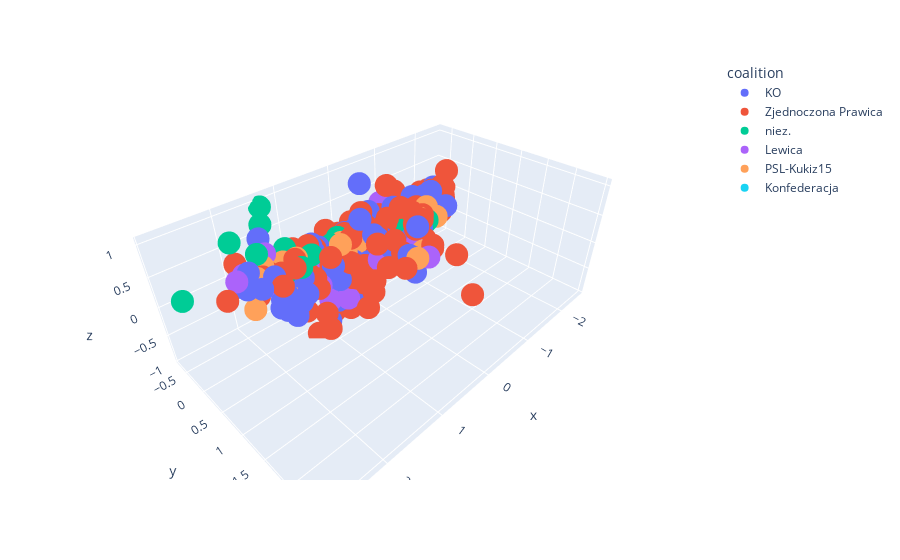

Notebook source saved alongside this figure:
### Code cell
df = pd.DataFrame(pca3d, columns=['x', 'y', 'z'])
df['username'] = users_with_embeddings['username']
df['coalition'] = users_with_embeddings['coalition']
fig = px.scatter_3d(df, x='x', y='y', z='z', hover_name="username", color='coalition')
fig.show()

### Figure 1 — Plotly figure (JSON) as saved in the notebook; plotly's stock layout.template omitted (floating-point values rounded to 4 significant figures; data arrays with more than 128 entries replaced by an {"elided": "..."} marker saying what was removed)
{"data": [{"hovertemplate": "<b>%{hovertext}</b><br><br>coalition=KO<br>x=%{x}<br>y=%{y}<br>z=%{z}<extra></extra>", "hovertext": {"elided": "177 str values"}, "legendgroup": "KO", "marker": {"color": "#636efa", "symbol": "circle"}, "mode": "markers", "name": "KO", "scene": "scene", "showlegend": true, "type": "scatter3d", "x": {"elided": "177 float values"}, "y": {"elided": "177 float values"}, "z": {"elided": "177 float values"}}, {"hovertemplate": "<b>%{hovertext}</b><br><br>coalition=Zjednoczona Prawica<br>x=%{x}<br>y=%{y}<br>z=%{z}<extra></extra>", "hovertext": {"elided": "236 str values"}, "legendgroup": "Zjednoczona Prawica", "marker": {"color": "#EF553B", "symbol": "circle"}, "mode": "markers", "name": "Zjednoczona Prawica", "scene": "scene", "showlegend": true, "type": "scatter3d", "x": {"elided": "236 float values"}, "y": {"elided": "236 float values"}, "z": {"elided": "236 float values"}}, {"hovertemplate": "<b>%{hovertext}</b><br><br>coalition=niez.<br>x=%{x}<br>y=%{y}<br>z=%{z}<extra></extra>", "hovertext": ["adamowicz_magda", "andrzejdziuba", "anna_hetman", "crenkiewicz", "danutahuebner", "dobroslawa_g", "dulkiewicz_a", "d_beger", "grzymowicz", "hannagillpiatek", "janinaochojska", "jazmurkiewicz", "konarskilukasz", "krupamarcinpl", "kwiatkowski2011", "lkulikpl", "lukasz_borowiak", "maci3k19", "maciej_pikor", "michalkobosko", "m_poblocki", "opoleprezydent", "pl_2050", "prezydentsz_n", "przybylskicez", "radoslawrataj", "radwitkowski", "robertraczyski1", "romanciepiela", "ryszard_galla", "smolaria", "stgawlowski", "sutrykjacek", "szymon_holownia", "ukaszna", "wadim_nowa_sol", "ziebadariusz"], "legendgroup": "niez.", "marker": {"color": "#00cc96", "symbol": "circle"}, "mode": "markers", "name": "niez.", "scene": "scene", "showlegend": true, "type": "scatter3d", "x": [-0.601, -1.552, -1.087, -1.226, 0.05082, 0.8032, 0.3461, 0.2494, -0.9888, 0.4925, 0.2726, -1.338, 1.248, -0.5979, -1.221, 2.848, 1.001, 1.388, 1.124, 0.6836, -1.156, 0.5952, -1.169, 1.083, -1.737, 1.332, 1.7, -1.248, -0.4945, -1.046, 1.413, 0.02899, -1.689, -0.9742, 1.216, 1.125, 2.04], "y": [-0.2152, -0.1089, 0.1796, 0.1764, 0.03174, -0.02638, -0.2384, -0.2615, 0.08121, -0.3127, -0.1224, -0.1451, 0.06406, 0.1979, -0.1522, -0.2569, -0.02572, -0.6654, -0.02008, 0.1022, 0.2931, -0.08454, -0.1451, -0.1104, -0.1025, -0.6937, -0.3222, -0.113, 0.02867, 0.2815, -0.1083, -0.1212, -0.373, -0.1955, -0.3784, -0.1046, -0.3438], "z": [-0.2689, -0.1554, 0.004428, -0.0175, -0.4557, -0.1673, 0.1975, 0.04831, 0.1559, -0.09669, -0.04458, 0.1267, 0.2195, 0.2398, -0.1735, 0.3268, 0.2753, 0.6761, -0.1071, -0.2434, 0.1137, 0.2407, 0.0464, 0.2029, -0.005077, 0.9335, 0.4723, -0.08062, -0.07764, 0.01905, 0.1151, -0.01552, 0.03486, -0.3927, 0.322, -0.3734, 0.8012]}, {"hovertemplate": "<b>%{hovertext}</b><br><br>coalition=Lewica<br>x=%{x}<br>y=%{y}<br>z=%{z}<extra></extra>", "hovertext": ["agabak", "am_zukowska", "andrzejszejna", "anitakdzg", "anitasowinska", "arek_iwaniak", "arozenek", "beata__ms", "bliberadzki", "b_maciejewska", "czerniak_jacek", "dgpopiolek", "falejmonika", "gabrielamorstan", "janszopinski", "joankasw", "karolinapawli15", "kgawkowski", "koperskiprzemek", "kopiecmaciej", "kotulakat", "kretkowskak", "krutulpawel", "kueberhan", "kwiatkowskirob", "k_smiszek", "leszekmiller", "lukaszkohut", "l_komoniewski", "magdabiejat", "marcinkulasek", "marekrutka", "matyjaszczykk", "mmzawisza", "m_gdula", "m_prokop_p", "obazrobert2", "pawlowska_pl", "polamatysiak", "poselbalt", "poselttrela", "profmarekbelka", "robertbiedron", "senyszyn_joanna", "sylwiaspurek", "szczepanski2019", "tkrzakowski", "wandanowicka", "wieczorekdarek", "wiesawbuz", "wlodekczarzasty", "wojciechkoniec4", "zandbergrazem", "_mkonieczny"], "legendgroup": "Lewica", "marker": {"color": "#ab63fa", "symbol": "circle"}, "mode": "markers", "name": "Lewica", "scene": "scene", "showlegend": true, "type": "scatter3d", "x": [-0.2177, 2.103, -0.1175, -0.2818, -0.5148, 0.3359, 1.433, -0.4808, -1.18, -0.4499, 1.027, 1.055, 0.1183, -0.6529, 0.4516, 0.3682, -0.4774, 0.3177, -0.7662, 0.5166, 1.256, -0.7308, -1.4, -0.2597, 1.068, 1.286, 0.6661, -0.08101, -0.7175, 0.1672, -1.336, -0.03429, -1.625, 0.293, 1.015, 1.988, 0.09659, 0.1004, 1.768, -0.1504, -0.6035, -0.1733, -1.202, 0.7902, -0.9448, -0.4064, -0.9324, 0.2484, 0.9286, -0.7678, 1.578, 0.7755, 0.5338, 0.1407], "y": [-0.3164, -0.2332, -0.1515, -0.2044, -0.2818, -0.1787, -0.1441, -0.3045, 0.06852, 0.09077, -0.1094, -0.1959, 0.4692, -0.3836, 0.007659, -0.03555, 0.5251, -0.01507, -0.4432, -0.1603, -0.1255, -0.2118, -0.2059, -0.3483, 0.2337, -0.07221, 0.3464, -0.07837, 0.4079, -0.1727, -0.1268, -0.3164, -0.02046, -0.223, -0.2899, -0.2355, -0.4226, -0.2445, -0.1588, 1.23, -0.4607, -0.2856, -0.3843, -0.07094, -0.3817, 0.6972, 0.03383, 0.03895, 0.2462, 0.02033, -0.3199, -0.1161, -0.1136, -0.04959], "z": [-0.1017, 0.2555, -0.1936, -0.1999, -0.3349, -0.03814, 0.1283, -0.0664, -0.07051, -0.1023, 0.04051, -0.254, 0.006872, -0.3896, 0.1819, -0.1146, 0.04494, -0.27, 0.3217, 0.05096, -0.01203, -0.1802, 0.09662, 0.1756, -0.1071, -0.1027, -0.5036, -0.0492, 0.05021, -0.1982, 0.2301, -0.1263, 0.05028, -0.1418, -0.144, 0.3083, -0.0692, -0.2229, 0.009468, 0.2865, -0.14, -0.5341, -0.3687, -0.1925, -0.3354, 0.09744, 0.1564, -0.182, -0.4479, -0.05782, 0.426, -0.3988, -0.2856, -0.3868]}, {"hovertemplate": "<b>%{hovertext}</b><br><br>coalition=PSL-Kukiz15<br>x=%{x}<br>y=%{y}<br>z=%{z}<extra></extra>", "hovertext": ["agascigaj", "bozenazelazowsk", "brzezinmarek", "czsiekierski", "dariuszklimczak", "grzybandrzej", "hetman_k", "jacek_tomczak", "janeklopata", "jarek_rzepa", "jarubasadam", "jflibicki", "jsachajko", "kasprzakmiecz", "kosiniakkamysz", "kosinskik", "krzysztofpaszyk", "kurzawadariusz", "lubczyk_radek", "m_maliszewski", "paslawska", "pawelbejda", "pkukiz", "protasiewiczj", "pzgorzelskip", "p_szramka", "sawickimarek", "stefankrajewski", "struzikadam", "styszka", "unowogorska", "wojtekbakun", "wtbartoszewski"], "legendgroup": "PSL-Kukiz15", "marker": {"color": "#FFA15A", "symbol": "circle"}, "mode": "markers", "name": "PSL-Kukiz15", "scene": "scene", "showlegend": true, "type": "scatter3d", "x": [1.687, -1.051, -1.492, -1.297, -0.05591, 0.1844, 0.4185, -1.36, 0.586, -0.4437, -0.4703, 0.4518, -0.7955, 0.008153, -0.1644, 1.193, -1.393, 0.1751, 0.327, -0.8762, 0.5721, -0.7969, 1.397, 1.281, -1.435, 1.186, 2.032, 0.4182, -0.6397, 1.177, -0.6155, 1.841, 0.6935], "y": [-0.2283, 0.2549, -0.1255, 0.143, -0.03917, 0.01793, -0.07032, -0.1512, 0.1392, 0.8596, 0.02964, 0.09486, -0.002035, 1.161, -0.4313, -0.03862, 0.2894, 0.2752, -0.2377, 0.3824, -0.1783, 0.3087, -0.1756, 0.06107, 0.04353, -0.1437, 0.01247, -0.0593, -0.1283, -0.206, -0.0454, -0.1566, 0.02947], "z": [0.3006, 0.1259, 0.09759, 0.2607, 0.1965, 0.1243, -0.09754, -0.2432, 0.3406, 0.0884, 0.05573, 0.1411, -0.2311, 0.308, 0.09928, -0.08598, 0.09277, -0.5551, -0.04478, 0.2962, 0.007884, 0.2955, 0.2701, -0.08124, 0.1745, 0.2513, -0.1273, 0.2172, -0.1714, 0.1063, -0.4794, 0.2178, -0.7397]}, {"hovertemplate": "<b>%{hovertext}</b><br><br>coalition=Konfederacja<br>x=%{x}<br>y=%{y}<br>z=%{z}<extra></extra>", "hovertext": ["arturdziambor", "d_sosnierz", "grzegorzbraun_", "jkmmikke", "konradberkowicz", "krzysztofbosak", "kulesza_pl", "k_kaminski_", "robertwinnicki", "tudujkrzysztof", "urbaniak_michal"], "legendgroup": "Konfederacja", "marker": {"color": "#19d3f3", "symbol": "circle"}, "mode": "markers", "name": "Konfederacja", "scene": "scene", "showlegend": true, "type": "scatter3d", "x": [1.471, 0.3247, -0.163, 0.3988, -0.2579, 1.213, 1.485, -0.6972, 0.2931, 0.957, 1.253], "y": [-0.1749, -0.08214, 0.2553, 0.2023, -0.02688, -0.1376, -0.231, -0.1386, -0.001587, -0.1511, -0.1206], "z": [0.04719, -0.1211, -0.2625, -0.7169, -0.04198, 0.04809, 0.1445, -0.3466, -0.3787, -0.03586, -0.1084]}], "layout": {"legend": {"title": {"text": "coalition"}, "tracegroupgap": 0}, "margin": {"t": 60}, "scene": {"domain": {"x": [0, 1], "y": [0, 1]}, "xaxis": {"title": {"text": "x"}}, "yaxis": {"title": {"text": "y"}}, "zaxis": {"title": {"text": "z"}}}}}
